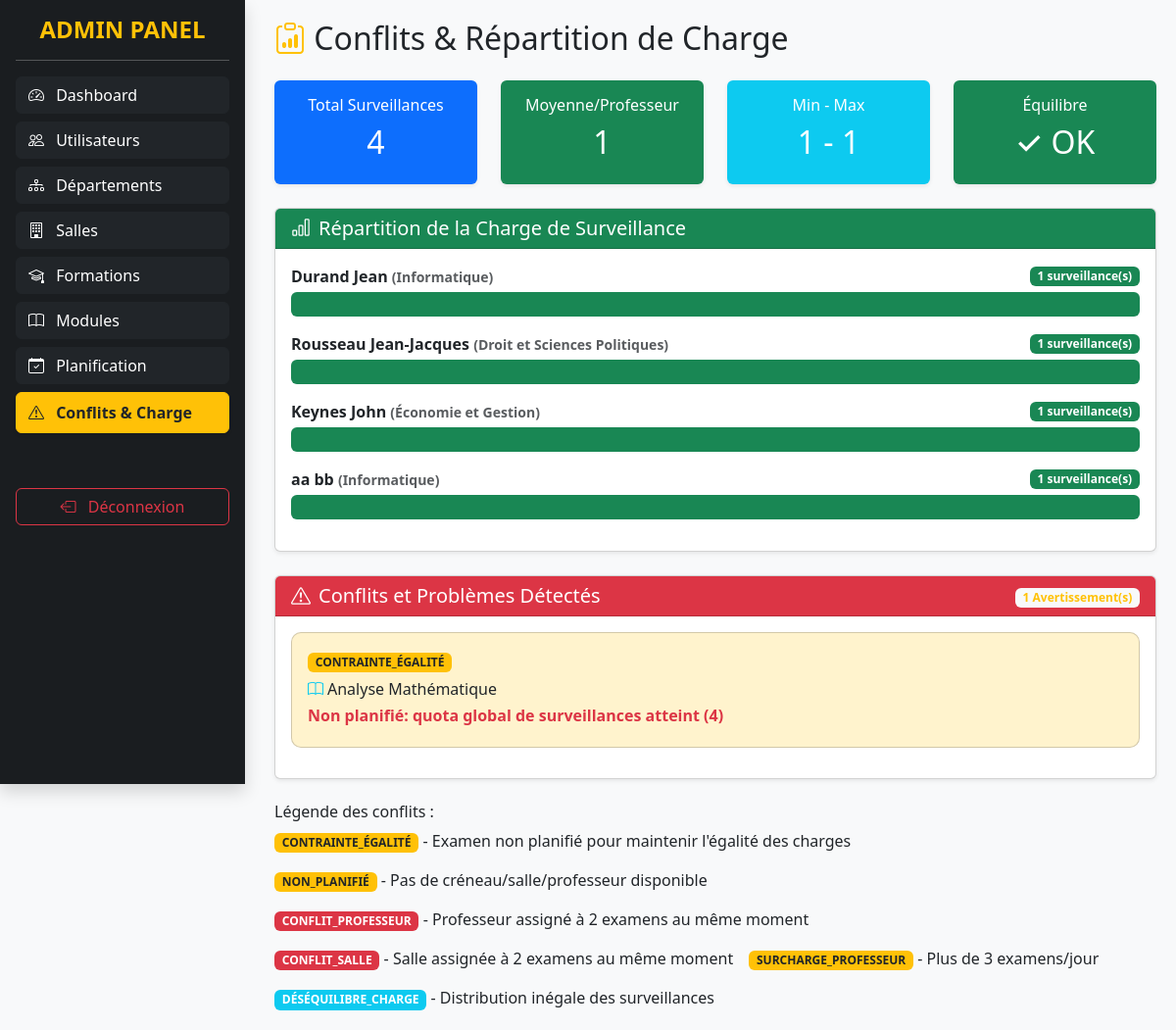
The page /admin/conflicts.php on the database its author committed.
### tables this page shows
CREATE TABLE `utilisateurs` (
  `id` int NOT NULL AUTO_INCREMENT,
  `username` varchar(50) NOT NULL,
  `password` varchar(255) NOT NULL,
  `role` enum('etudiant','professeur','admin','doyen','chef_dep') NOT NULL,
  `nom` varchar(50) DEFAULT NULL,
  `prenom` varchar(50) DEFAULT NULL,
  `dept_id` int DEFAULT NULL,
  `formation_id` int DEFAULT NULL,
  `promo` varchar(20) DEFAULT NULL,
  PRIMARY KEY (`id`),
  UNIQUE KEY `username` (`username`),
  KEY `dept_id` (`dept_id`),
  KEY `formation_id` (`formation_id`),
  CONSTRAINT `utilisateurs_ibfk_1` FOREIGN KEY (`dept_id`) REFERENCES `departements` (`id`),
  CONSTRAINT `utilisateurs_ibfk_2` FOREIGN KEY (`formation_id`) REFERENCES `formations` (`id`)
);

CREATE TABLE `departements` (
  `id` int NOT NULL AUTO_INCREMENT,
  `nom` varchar(100) NOT NULL,
  PRIMARY KEY (`id`),
  UNIQUE KEY `nom` (`nom`)
);

CREATE TABLE `conflicts` (
  `id` int NOT NULL AUTO_INCREMENT,
  `type` varchar(50) NOT NULL,
  `module` varchar(100) DEFAULT NULL,
  `formation` varchar(100) DEFAULT NULL,
  `reason` text,
  `severity` varchar(20) DEFAULT NULL,
  `created_at` timestamp NULL DEFAULT CURRENT_TIMESTAMP,
  PRIMARY KEY (`id`)
);

### public/admin/generate_timetable.php (called while the page is built, shortened)
<?php
class TimetableGenerator {
    public static function detectTeacherConflicts($conn) {
        $conflicts = [];
        $sql = "SELECT e1.id as exam1_id, e2.id as exam2_id,
                       u.nom as prof_nom, u.prenom as prof_prenom,
                       m1.nom as module1, m2.nom as module2,
                       e1.date_examen, e1.heure_debut,
                       s1.nom as salle1, s2.nom as salle2
                FROM examens e1
                JOIN examens e2 ON e1.prof_id = e2.prof_id
                    AND e1.date_examen = e2.date_examen
                    AND e1.heure_debut = e2.heure_debut
                    AND e1.id < e2.id
                JOIN utilisateurs u ON e1.prof_id = u.id
                JOIN modules m1 ON e1.module_id = m1.id
                JOIN modules m2 ON e2.module_id = m2.id
                JOIN lieu_examen s1 ON e1.salle_id = s1.id
                JOIN lieu_examen s2 ON e2.salle_id = s2.id";
        $result = $conn->query($sql);
        $sqlRoom = "SELECT e1.id, e2.id, s.nom as salle_nom, m1.nom as module1, m2.nom as module2,
                           e1.date_examen, e1.heure_debut
                    FROM examens e1
                    JOIN examens e2 ON e1.salle_id = e2.salle_id
                        AND e1.date_examen = e2.date_examen
                        AND e1.heure_debut = e2.heure_debut
                        AND e1.id < e2.id
                    JOIN lieu_examen s ON e1.salle_id = s.id
                    JOIN modules m1 ON e1.module_id = m1.id
                    JOIN modules m2 ON e2.module_id = m2.id";
        $result = $conn->query($sqlRoom);
        $sqlOverload = "SELECT u.nom, u.prenom, e.date_examen, COUNT(*) as exam_count
                        FROM examens e
                        JOIN utilisateurs u ON e.prof_id = u.id
                        GROUP BY u.id, u.nom, u.prenom, e.date_examen
                        HAVING COUNT(*) > 3";
        $result = $conn->query($sqlOverload);
        return $conflicts;
    }
}
?>

### public/admin/conflicts.php (the view, shortened to what this page needs)
<?php
require_once 'generate_timetable.php';
$conn = new mysqli("localhost", "root", "", "gestion_examens_db");
$teacherConflicts = TimetableGenerator::detectTeacherConflicts($conn);
$savedConflicts = [];
$result = $conn->query("SELECT * FROM conflicts ORDER BY
    CASE severity
        WHEN 'critical' THEN 1
        WHEN 'warning' THEN 2
        WHEN 'info' THEN 3
    END, created_at DESC LIMIT 50");
if ($result) {
    $savedConflicts = $result->fetch_all(MYSQLI_ASSOC);
}
$allConflicts = array_merge($teacherConflicts, $savedConflicts);
$workloadStats = [];
$result = $conn->query("SELECT u.id, u.nom, u.prenom, d.nom as dept_nom, COUNT(e.id) as total_surveillances
        FROM utilisateurs u
        LEFT JOIN examens e ON u.id = e.prof_id
        LEFT JOIN departements d ON u.dept_id = d.id
        WHERE u.role = 'professeur'
        GROUP BY u.id, u.nom, u.prenom, d.nom
        ORDER BY total_surveillances DESC");
if ($result) {
    $workloadStats = $result->fetch_all(MYSQLI_ASSOC);
}
$counts = array_column($workloadStats, 'total_surveillances');
$workloadBalance = [
    'min' => !empty($counts) ? min($counts) : 0,
    'max' => !empty($counts) ? max($counts) : 0,
    'avg' => !empty($counts) ? round(array_sum($counts) / count($counts), 1) : 0,
    'total' => array_sum($counts)
];
$warningCount = count(array_filter($allConflicts, fn($c) => ($c['severity'] ?? '') === 'warning'));
?>
<!DOCTYPE html>
<html lang="fr">
<head>
    <link href="https://cdn.jsdelivr.net/npm/bootstrap@5.3.0/dist/css/bootstrap.min.css" rel="stylesheet">
    <link rel="stylesheet" href="https://cdn.jsdelivr.net/npm/bootstrap-icons@1.10.0/font/bootstrap-icons.css">
</head>
<body class="bg-light">
<div class="sidebar p-3 shadow">
    <h4 class="text-center text-warning fw-bold">ADMIN PANEL</h4><hr>
    <a href="admin.php#dash" class="btn btn-dark w-100 text-start mb-2"><i class="bi bi-speedometer2 me-2"></i> Dashboard</a>
    <a href="admin.php#users" class="btn btn-dark w-100 text-start mb-2"><i class="bi bi-people me-2"></i> Utilisateurs</a>
    <a href="admin.php#depts" class="btn btn-dark w-100 text-start mb-2"><i class="bi bi-diagram-3 me-2"></i> Départements</a>
    <a href="admin.php#rooms" class="btn btn-dark w-100 text-start mb-2"><i class="bi bi-building me-2"></i> Salles</a>
    <a href="admin.php#forms" class="btn btn-dark w-100 text-start mb-2"><i class="bi bi-mortarboard me-2"></i> Formations</a>
    <a href="admin.php#mods" class="btn btn-dark w-100 text-start mb-2"><i class="bi bi-book me-2"></i> Modules</a>
    <a href="admin.php#exams" class="btn btn-dark w-100 text-start mb-2"><i class="bi bi-calendar-check me-2"></i> Planification</a>
    <a href="conflicts.php" class="btn btn-warning w-100 text-start mb-2 py-2 fw-bold text-dark shadow-sm">
        <i class="bi bi-exclamation-triangle me-2"></i> Conflits & Charge
    </a>
    <a href="../logout.php" class="btn btn-outline-danger w-100 mt-5"><i class="bi bi-box-arrow-left me-2"></i> Déconnexion</a>
</div>
<div class="main">
    <h2 class="mb-4"><i class="bi bi-clipboard-data text-warning"></i> Conflits & Répartition de Charge</h2>
    <div class="row mb-4">
        <div class="col-md-3">
            <div class="card border-0 shadow-sm bg-primary text-white">
                <div class="card-body text-center">
                    <h6>Total Surveillances</h6>
                    <h2><?= $workloadBalance['total'] ?></h2>
                </div>
            </div>
        </div>
        <div class="col-md-3">
            <div class="card border-0 shadow-sm bg-success text-white">
                <div class="card-body text-center">
                    <h6>Moyenne/Professeur</h6>
                    <h2><?= $workloadBalance['avg'] ?></h2>
                </div>
            </div>
        </div>
        <div class="col-md-3">
            <div class="card border-0 shadow-sm bg-info text-white">
                <div class="card-body text-center">
                    <h6>Min - Max</h6>
                    <h2><?= $workloadBalance['min'] ?> - <?= $workloadBalance['max'] ?></h2>
                </div>
            </div>
        </div>
        <div class="col-md-3">
            <div class="card border-0 shadow-sm <?= ($workloadBalance['max'] - $workloadBalance['min'] <= 1) ? 'bg-success' : 'bg-warning' ?> text-white">
                <div class="card-body text-center">
                    <h6>Équilibre</h6>
                    <h2><?= ($workloadBalance['max'] - $workloadBalance['min'] <= 1) ? '✓ OK' : '⚠ Déséquilibré' ?></h2>
                </div>
            </div>
        </div>
    </div>
    <div class="card shadow-sm mb-4">
        <div class="card-header bg-success text-white">
            <h5 class="mb-0"><i class="bi bi-bar-chart me-2"></i>Répartition de la Charge de Surveillance</h5>
        </div>
        <div class="card-body">
            <?php if (empty($workloadStats)): ?>
                <div class="alert alert-info">Aucun professeur trouvé.</div>
            <?php else: ?>
                <?php
                $maxCount = max(array_column($workloadStats, 'total_surveillances'));
                $maxCount = $maxCount > 0 ? $maxCount : 1;
                foreach ($workloadStats as $prof):
                    $percentage = ($prof['total_surveillances'] / $maxCount) * 100;
                    $isBalanced = abs($prof['total_surveillances'] - $workloadBalance['avg']) <= 1;
                ?>
                <div class="mb-3">
                    <div class="d-flex justify-content-between align-items-center mb-1">
                        <span class="fw-bold">
                            <?= htmlspecialchars($prof['nom'] . ' ' . $prof['prenom']) ?>
                            <small class="text-muted">(<?= htmlspecialchars($prof['dept_nom'] ?? 'Sans département') ?>)</small>
                        </span>
                        <span class="badge <?= $isBalanced ? 'bg-success' : 'bg-warning text-dark' ?>">
                            <?= $prof['total_surveillances'] ?> surveillance(s)
                        </span>
                    </div>
                    <div class="progress" style="height: 25px;">
                        <div class="progress-bar <?= $isBalanced ? 'bg-success' : 'bg-warning' ?>"
                             role="progressbar"
                             style="width: <?= $percentage ?>%">
                        </div>
                    </div>
                </div>
                <?php endforeach; ?>
            <?php endif; ?>
        </div>
    </div>
    <div class="card shadow-sm">
        <div class="card-header bg-danger text-white d-flex justify-content-between align-items-center">
            <h5 class="mb-0"><i class="bi bi-exclamation-triangle me-2"></i>Conflits et Problèmes Détectés</h5>
            <div>
                <?php if ($warningCount > 0): ?>
                    <span class="badge bg-light text-warning"><?= $warningCount ?> Avertissement(s)</span>
                <?php endif; ?>
            </div>
        </div>
        <div class="card-body">
            <?php if (empty($allConflicts)): ?>
                <div class="alert alert-success">
                    <i class="bi bi-check-circle me-2"></i>
                    Aucun conflit détecté. La planification est optimale !
                </div>
            <?php else: ?>
                <?php foreach ($allConflicts as $c): ?>
                <div class="card conflict-card severity-<?= htmlspecialchars($c['severity'] ?? 'warning') ?>">
                    <div class="card-body">
                        <div class="d-flex justify-content-between align-items-start">
                            <div>
                                <?php if (($c['severity'] ?? '') == 'critical'): ?>
                                    <span class="badge bg-danger mb-2"><?= htmlspecialchars($c['type'] ?? 'CONFLIT') ?></span>
                                <?php elseif (($c['severity'] ?? '') == 'warning'): ?>
                                    <span class="badge bg-warning text-dark mb-2"><?= htmlspecialchars($c['type'] ?? 'AVERTISSEMENT') ?></span>
                                <?php else: ?>
                                    <span class="badge bg-info mb-2"><?= htmlspecialchars($c['type'] ?? 'INFO') ?></span>
                                <?php endif; ?>
                                <h6 class="mb-1">
                                    <?php if (isset($c['prof'])): ?>
                                        <i class="bi bi-person-fill text-primary me-1"></i><?= htmlspecialchars($c['prof']) ?>
                                    <?php elseif (isset($c['salle'])): ?>
                                        <i class="bi bi-building text-secondary me-1"></i><?= htmlspecialchars($c['salle']) ?>
                                    <?php elseif (isset($c['module'])): ?>
                                        <i class="bi bi-book text-info me-1"></i><?= htmlspecialchars($c['module']) ?>
                                    <?php endif; ?>
                                </h6>
                                <p class="mb-1 text-danger fw-bold"><?= htmlspecialchars($c['reason'] ?? '') ?></p>
                            </div>
                        </div>
                    </div>
                </div>
                <?php endforeach; ?>
            <?php endif; ?>
        </div>
    </div>
    <div class="mt-4">
        <h6>Légende des conflits :</h6>
        <div class="d-flex gap-3 flex-wrap">
            <div><span class="badge bg-warning text-dark">CONTRAINTE_ÉGALITÉ</span> - Examen non planifié pour maintenir l'égalité des charges</div>
            <div><span class="badge bg-warning text-dark">NON_PLANIFIÉ</span> - Pas de créneau/salle/professeur disponible</div>
            <div><span class="badge bg-danger">CONFLIT_PROFESSEUR</span> - Professeur assigné à 2 examens au même moment</div>
            <div><span class="badge bg-danger">CONFLIT_SALLE</span> - Salle assignée à 2 examens au même moment</div>
            <div><span class="badge bg-warning text-dark">SURCHARGE_PROFESSEUR</span> - Plus de 3 examens/jour</div>
            <div><span class="badge bg-info">DÉSÉQUILIBRE_CHARGE</span> - Distribution inégale des surveillances</div>
        </div>
    </div>
</div>
</body>
</html>

### public/admin/conflicts.php (style rules this page uses)
.sidebar { min-height: 100vh; background: #1a1d20; color: white; position: fixed; width: 250px; z-index: 100; }
.main { margin-left: 260px; padding: 20px; }
.severity-warning { background: #fff3cd; }
.conflict-card { border-radius: 10px; margin-bottom: 15px; }

### rows shown on the page
utilisateurs: nom+prenom "Durand Jean", dept.nom "Informatique", total_surveillances "1", $percentage 100 (drawn)
utilisateurs: nom+prenom "Rousseau Jean-Jacques", dept.nom "Droit et Sciences Politiques", total_surveillances "1", $percentage 100 (drawn)
utilisateurs: nom+prenom "Keynes John", dept.nom "Économie et Gestion", total_surveillances "1", $percentage 100 (drawn)
utilisateurs: nom+prenom "aa bb", dept.nom "Informatique", total_surveillances "1", $percentage 100 (drawn)
conflicts: severity "1", type "CONTRAINTE_ÉGALITÉ", module "Analyse Mathématique", reason "Non planifié: quota global de surveillances atteint (4)"

### other values the page prints
$workloadBalance['total'] "4"
$workloadBalance['avg'] "1"
$workloadBalance['min'] "1"
$workloadBalance['max'] "1"
